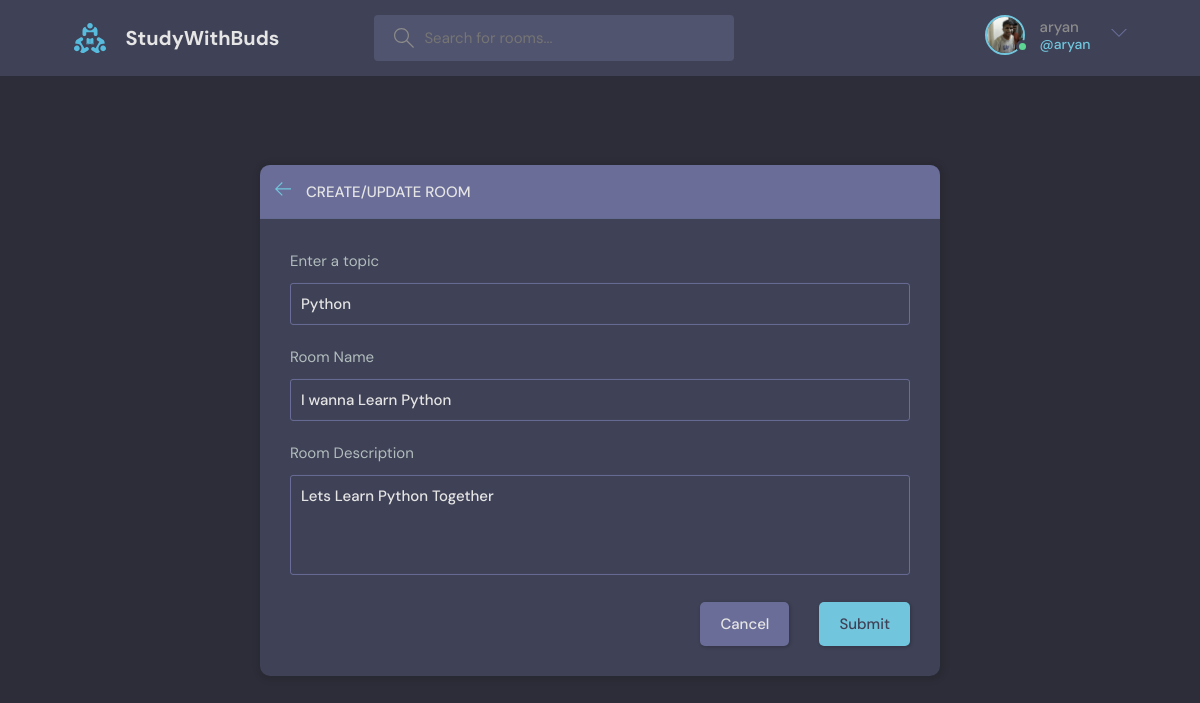
Page /update-room/2/ (signed in) on the committed database.
### base/models.py (models this page shows, shortened)
class User(AbstractUser):
    username = models.CharField(max_length=150, unique=True)
    name = models.CharField(max_length=200, null=True)
    email = models.EmailField(unique=True, null=True)
    bio = models.TextField(null=True)
    avatar = models.ImageField(null=True, default="avatar.svg")
    USERNAME_FIELD = "email"
    REQUIRED_FIELDS = ["username"]

class Room(models.Model):
    user = models.ForeignKey(User, on_delete=models.SET_NULL, null=True)
    topic = models.ForeignKey(Topic, on_delete=models.SET_NULL, null=True)
    name = models.CharField(max_length=200)
    description = models.TextField(null=True, blank=True)
    updates = models.DateTimeField(auto_now=True)
    created = models.DateTimeField(auto_now_add=True)
    participants = models.ManyToManyField(User, related_name="participants", blank=True)
    class Meta:
        ordering = ["-updates", "-created"]

class Topic(models.Model):
    name = models.TextField(max_length=50)

### base/views.py (the view, shortened to what this page needs)
# urls.py: path("update-room/<str:no>/", views.updateRoom, name="updateRoom"),
@login_required(login_url="Login")
def updateRoom(request, no):
    room = Room.objects.get(id=no)
    form = RoomForm(instance=room)
    topics = Topic.objects.all()
    if request.user != room.user:
        return HttpResponse("Only Owner can update the room")
    context = {"form": form, "topics": topics, "room": room}
    return render(request, "base/create.html", context)

### base/forms.py
class RoomForm(ModelForm):
    class Meta:
        model = Room
        fields = "__all__"
        exclude = ["user", "participants"]

### base/templates/base/create.html (shortened to what this page needs)
{% extends 'main.html' %}
{% block content %}
<main class="create-room layout">
  <div class="container">
    <div class="layout__box">
      <div class="layout__boxHeader">
        <div class="layout__boxTitle">
          <a href="{% url 'Home' %}">
            <svg version="1.1" xmlns="http://www.w3.org/2000/svg" width="32" height="32" viewBox="0 0 32 32">
              <title>arrow-left</title>
              <path
                d="M13.723 2.286l-13.723 13.714 13.719 13.714 1.616-1.611-10.96-10.96h27.625v-2.286h-27.625l10.965-10.965-1.616-1.607z">
              </path>
            </svg>
          </a>
          <h3>Create/Update Room</h3>
        </div>
      </div>
      <div class="layout__body">
        <form class="form" action="" method="POST">
          <div class="form__group">
            <label for="room_topic">Enter a topic</label>
            <input rerquired type="text" value="{{room.topic.name}}" name="topic" list="topic-list" />
          </div>
          <div class="form__group">
            <label for="room_name">Room Name</label>
            {{form.name}}
          </div>
          <div class="form__group">
            <label for="room_description">Room Description</label>
            {{form.description}}
          </div>
          <div class="form__action">
            <a class="btn btn--dark" href="index.html">Cancel</a>
            <button class="btn btn--main" type="submit">Submit</button>
          </div>
        </form>
      </div>
    </div>
  </div>
</main>
{% endblock %}

### Html/Navigation.html (shortened to what this page needs)
{% load static %}
<header class="header header--loggedIn">
    <div class="container">
        <a href="{% url 'Home' %}" class="header__logo">
            <img src="{% static 'images/logo.svg' %}" />
            <h1>StudyWithBuds</h1>
        </a>
        <form class="header__search" method="GET" action="{% url 'Home' %}">
            <label>
                <input type="text" name="q" placeholder="Search for rooms..." />
            </label>
        </form>
        <nav class="header__menu">
            {% if request.user.is_authenticated %}
            <div class="header__user">
                <a href="{% url 'updateUser' %}">
                    <div class="avatar avatar--medium active">
                        <img src="{{request.user.avatar.url}}" />
                    </div>
                    <p>{{request.user.username}}<span>@{{request.user.username}}</span></p>
                </a>
                <button class="dropdown-button">
                    <svg version="1.1" xmlns="http://www.w3.org/2000/svg" width="32" height="32" viewBox="0 0 32 32">
                        <title>chevron-down</title>
                        <path d="M16 21l-13-13h-3l16 16 16-16h-3l-13 13z"></path>
                    </svg>
                </button>
            </div>
            {% else %}
            <a href="{% url 'Login' %}">
                <img src="{% static 'images/avatar.svg' %}" />
                <p>Login</p>
            </a>
            {% endif %}
        </nav>
    </div>
</header>

### rows in the picture
User: user.avatar (picture), user.username "aryan"
Room: topic "Python", name "I wanna Learn Python", description "Lets Learn Python Together"
